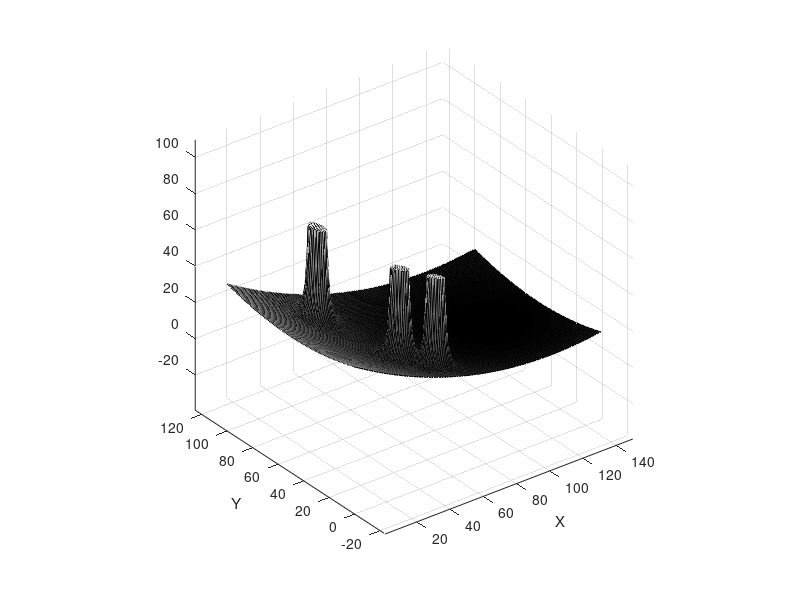
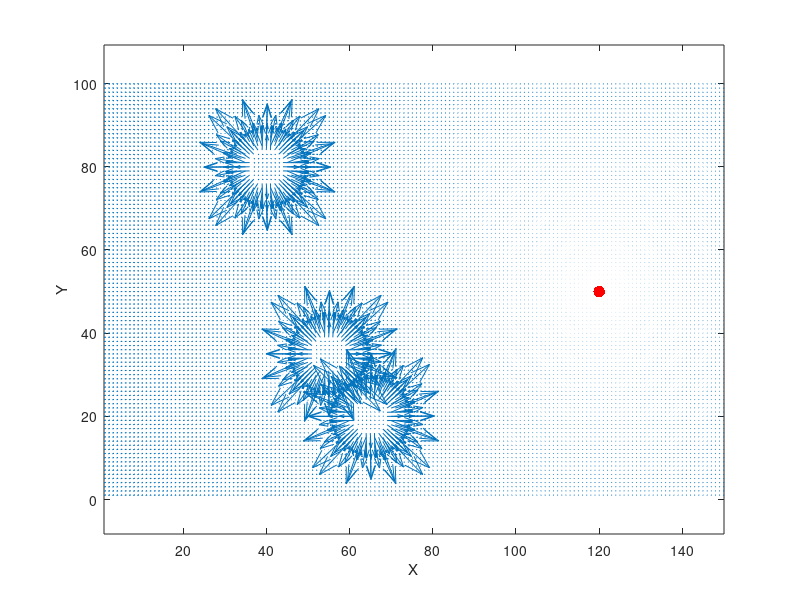
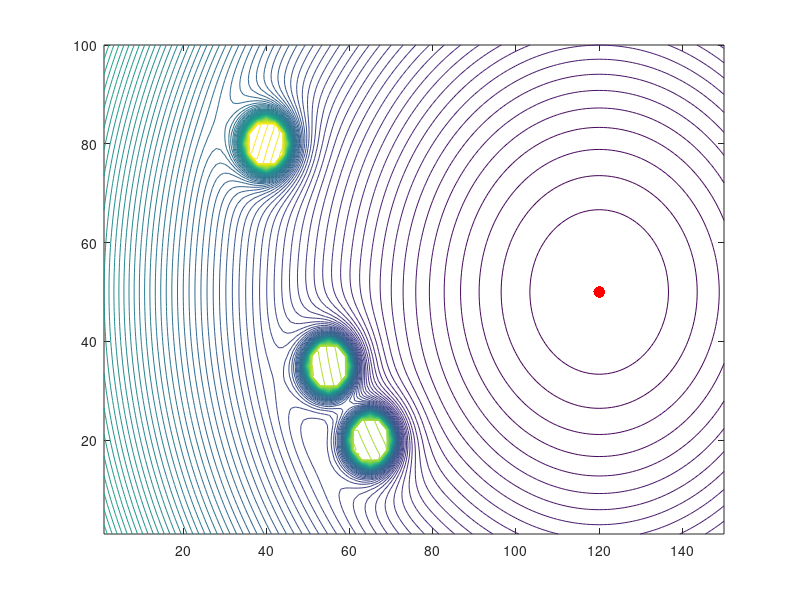

These charts were generated, in order, by the following MATLAB code: (Note: this script raises an error after producing the figures.)
%% Aula 13
%MAgner Gusse 110180
%% Ex1
clc
close all
clear 

%medidas do mapa
WW=150; %Width (# of columns)
HH=100; %Height (# of rows)


%Posi¸c˜ao dos obst´aculos:
PP =[
40 55 65 %X
80 35 20 %Y
];

%Raio dos obst´aculos
r=4; %radius of obstacles

X = 1:WW; % span of X coordinate
Y = 1:HH; % span of Y coordinate
[XX, YY] = meshgrid(X, Y);


map = zeros(HH, WW); %initial empty map
% For every obstacle in the PP matrix,
% fill appropriately the map with values "1"
for k=1:size(PP,2)
XX0 = XX - PP(1,k);
YY0 = YY - PP(2,k);
map((XX0.^2 + YY0.^2) <= r^2) = 1;
end

imshow(map), axis xy
xlabel('X'), ylabel('Y')

%% Ex 2

Dmax = 20; %distancia maxima de influencia do obstaculo, mais do que isso nao afeta
krep = 30; %proportional repeller potential constant


[yobst,xobst]=find(map); %x and y coordinates of all obstacles (cells)
Urep=zeros(size(map)); %initial empty potential map


for k=1:numel(xobst) %check all obstacle cells one by one
            maskDmax = zeros(size(map)); %initial empty mask the same size of the map
            
            allDistsToObst=sqrt((XX-xobst(k)).^2 + (YY-yobst(k)).^2); % All distances to current obstacle
            
            maskDmax(allDistsToObst <= Dmax) = 1; % Mask to filter the points to be affected
            % tudo que for maior que dmax não sao consideradas
            
            Urep_parcial= 0.5*krep*(1./(allDistsToObst) - 1/(Dmax)).^2; %the rep potential for all points on map
            
            Urep_parcial(~maskDmax)=0; %Apply mask to cancel influence on distant points
            
            Urep=Urep+Urep_parcial;%Update repeller potential map for this obstacle
end

    Urep = min(Urep,50); % Limit the infinites to a reasonable value
    
    %Visualizar o campo repulsivo
    %surf(XX,YY,Urep); colormap("cool"); xlabel('X'), ylabel('Y'), axis equal

    %% Ex 3
    T = [120 50]';
    katt = 0.005;
    
    Uatt=0.5*katt*((XX-T(1)).^2+(YY-T(2)).^2);

    %Visualizar o campo atrativo
    %surf(XX,YY,Uatt); colormap("cool"); xlabel('X'), ylabel('Y'), axis equal

    Utot= Uatt+Urep;

    %Visualizar o campo de potenciais total
    surf(XX,YY,Utot); colormap("colorcube"); xlabel('X'), ylabel('Y'), axis equal

    %% Ex4 Gradientes descendentes no campo de potencial

    [Gx,Gy]= gradient(Utot);
    Gx=-Gx;
    Gy=-Gy;

    figure
    quiver(XX,YY, Gx, Gy,10)
    xlabel('X'), ylabel('Y'), axis equal;
    hold on
    plot(T(1),T(2),'.r','MarkerSize',25)


    %% EX 5 & 6
    figure
    contour(XX,YY, Utot, 100)% 100 numero de curvas a traçar
    hold on
    plot(T(1),T(2),'.r','MarkerSize',25)
    hold on
    sx=15;
    sy=40;
    streamline(stream2(X,Y,Gx,Gy,sx,sy),'Color','r');

    %% Ex 7

    R=110;
    theta=deg2rad(155:3:205);
    [xs,ys]=pol2cart(theta,R);
    hold on
    h= streamline(stream2(X,Y,Gx,Gy,xs+T(1),ys+T(2)),'Color','magenta');
     plot(xs+T(1),ys+T(2),'ro')
%% Ex 8

    B = ordfilt2(Utot, 1, ones(3,3));
    [ym,xm] = find(B == Utot);
    plot(xm,ym,'r*','MarkerSize',20)

%% EX 9
